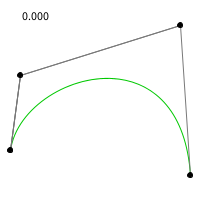
Frame 1 (no input)
Frame 60 (the mouse pressed at the canvas centre just before this capture): identical to frame 1, image omitted
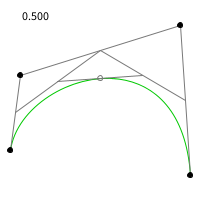
Frame 120 (the mouse held since frame 60 and released just before this capture)

The Processing sketch that drew these frames (run headless with seeded random() and noise(); from frame 60 on, the mouse is pressed at the canvas centre):

// Processing sketch: processing_48774
// ── processing_48774.pde

ArrayList<PVector> p = new ArrayList<PVector>();

void setup()
{
  size(200, 200);
  smooth();
  
  p.add(new PVector(10, 150));
  p.add(new PVector(20, 75));
  p.add(new PVector(180, 25));
  p.add(new PVector(190, 175));
}

void draw()
{
  background(255);
  drawBezier();
}

// lerp between to PVectors
PVector plerp(PVector a, PVector b, float val)
{
  return new PVector(lerp(a.x, b.x, val), lerp(a.y, b.y, val));
}

void drawBezier()
{
  float val = norm(mouseX, 0, width);
  
  PVector a = p.get(0);
  PVector b = p.get(1);
  PVector c = p.get(2);
  PVector d = p.get(3);
  PVector e = plerp(a, b, val);
  PVector f = plerp(b, c, val);
  PVector g = plerp(c, d, val);
  PVector h = plerp(e, f, val);
  PVector i = plerp(f, g, val);
  PVector j = plerp(h, i, val);
  
  // Let processing draw the bezier curve
  noFill();
  stroke(0, 200, 0);
  bezier(a.x, a.y, b.x, b.y, c.x, c.y, d.x, d.y);
  
  // now draw the inner workings of the bezier curve
  stroke(120);
  line(a.x, a.y, b.x, b.y);
  line(b.x, b.y, c.x, c.y);
  line(c.x, c.y, d.x, d.y);
  line(e.x, e.y, f.x, f.y);
  line(f.x, f.y, g.x, g.y);
  line(h.x, h.y, i.x, i.y);
  
  // this is an actual point on the curve
  ellipse(j.x, j.y, 5, 5);
  
  // draw the 4 main points
  stroke(0);
  fill(0);
  for(PVector _p : p)
    ellipse(_p.x, _p.y, 5, 5);
  
  text(val, 20, 20);
}
